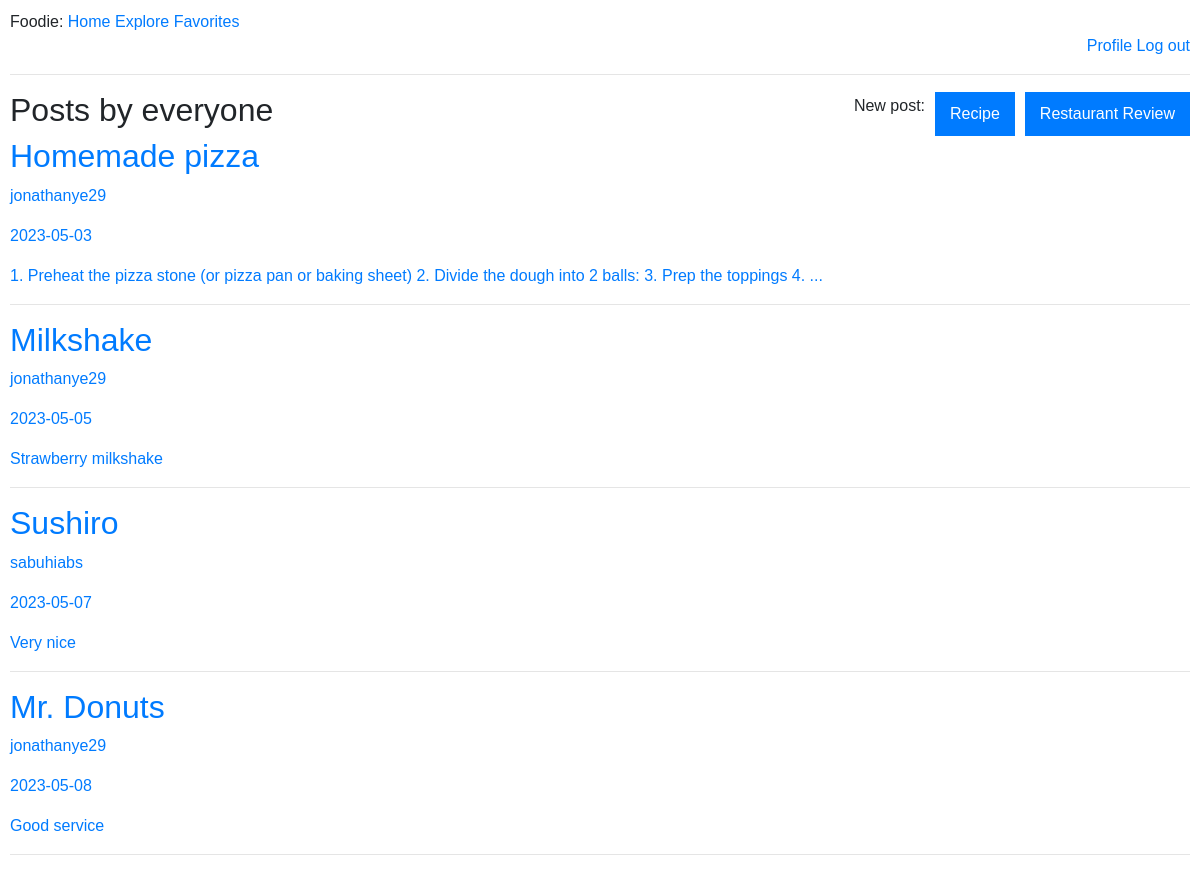
The app's page /explore (signed in) with its own data.
### tables this page shows
CREATE TABLE recipes(
        id INTEGER PRIMARY KEY,
        title VARCHAR(100),
        timestamp TEXT,
        content TEXT,
        ingredients TEXT,
        user_id INTEGER,
        FOREIGN KEY (user_id) REFERENCES users(id) on delete cascade
    );

CREATE TABLE users (
        id INTEGER PRIMARY KEY,
        name TEXT,
        surname TEXT,
        country TEXT,
        username TEXT,
        email TEXT,
        password TEXT
    );

CREATE TABLE reviews(
        id INTEGER PRIMARY KEY,
        name VARCHAR(100),
        timestamp TEXT,
        stars INTEGER,
        content TEXT,
        location TEXT,
        user_id INTEGER,
        FOREIGN KEY (user_id) REFERENCES users(id) on delete cascade
    );

### app.py (the view)
@app.route('/explore', methods=['GET', 'POST'])
@token_required
def explore():
    data = jwt.decode(session['token'], token_key, algorithms=['HS256'])
    user_id_title = data['user_id']
    db = database_worker('social_net.db')
    query = f"SELECT * from users where id={user_id_title}"
    user = db.search(query=query)
    if user:
        query_posts = f"SELECT title, user_id, DATE(timestamp), content, id, user_id from recipes"
        query_reviews = f"SELECT name, user_id, DATE(timestamp), content, id, user_id from reviews"
        posts = db.search(query=query_posts)
        reviews = db.search(query=query_reviews)
        for i in range(len(posts)):
            for j in range(len(posts[i])):
                if j == 1:
                    user_id = posts[i][j]
                    query_user = f"SELECT username from users where id={user_id}"
                    username = db.search(query=query_user)
                    posts[i] = list(posts[i])
                    posts[i][j] = username[0][0]
                    posts[i] = tuple(posts[i])
        for i in range(len(reviews)):
            for j in range(len(reviews[i])):
                if j == 1:
                    reviews = list(reviews)
                    user_id = reviews[i][j]
                    query_username = f"SELECT username from users where id={user_id}"
                    username = db.search(query=query_username)
                    reviews[i] = list(reviews[i])
                    reviews[i][j] = username[0][0]
        return render_template('explore.html', title='Explore', user=user, posts=posts,
                               login=True, admin=user_id_title, reviews=reviews)
    return render_template('explore.html', title='Explore', login=True, admin=user_id_title)

### app.py (called while the page is built)
def token_required(f):
    @wraps(f)
    def decorated(*args, **kwargs):
        if 'token' not in session:
            print("No token")
            return redirect(url_for('login'))
        try:
            print("Decoding token")
            data = jwt.decode(session['token'], token_key, algorithms=['HS256'])
        except:
            print("Wrong Token")
            return redirect(url_for('login'))
        return f(*args, **kwargs)
    return decorated

### my_lib.py (called while the page is built)
    def search(self, query):
        result = self.cursor.execute(query).fetchall()
        return result

### templates/explore.html (shortened to what this page needs)
{% extends "base.html" %}
{% block content %}
    <div class="post-options-container">
        <h2>Posts by everyone</h2>
        <div class="post-options-container">
            <p>New post:</p>
            <a href="new-recipe"><button class="new-post-btn">Recipe</button></a>
            <a href="new-review.html"><button class="new-post-btn">Restaurant Review</button></a>
        </div>
    </div>
    {% for post in posts %}
    <a href="{{ url_for('recipe_page', post_id=post[4]) }}">
    <div class="post">
        <h2 class="post-title">{{ post[0]}}</h2>
        <p class="post-author">{{ post[1]}}</p>
        <p class="post-date">{{ post[2]}}</p>
        <p class="post-content">{{ post[3] }}</p>
    </div>
    </a>
    <hr>
    {% endfor %}
    {% for review in reviews %}
    <a href="{{ url_for('review', id=review[4]) }}">
    <div class="post">
        <h2 class="post-title">{{ review[0]}}</h2>
        <p class="post-author">{{ review[1]}}</p>
        <p class="post-date">{{ review[2]}}</p>
        <p class="post-content">{{ review[3] }}</p>
    </div>
    <hr>
    {% endfor %}
{% endblock %}

### static/registration.css (style rules this page uses)
body, button, input, select, textarea, h1, h2, h3, h4, h5, h6, p, span, div, a { font-family: Arial, sans-serif; }

### static/my_style.css (style rules this page uses)
body, button, input, select, textarea, h1, h2, h3, h4, h5, h6, p, span, div, a { font-family: Arial, sans-serif; }
body { margin: 10px; }
.post-options-container { display: flex; flex-direction: row; justify-content: space-between; align-items: center; }
.new-post-btn { display: flex; align-items: center; padding: 10px 15px; background-color: #007bff; color: #fff; border: none; margin-left: 10px; }

### records on screen
recipes: title "Homemade pizza", content "1. Preheat the pizza stone (or pizza pan or baking sheet) 2. Divide the dough into 2 balls: 3. Prep the toppings 4. ..."
users: username "jonathanye29" "jonathanye29", username "jonathanye29"
recipes: title "Milkshake", content "Strawberry milkshake"
reviews: name "Sushiro", content "Very nice"
users: username "sabuhiabs"
reviews: name "Mr. Donuts", content "Good service"

### other values on screen
{{ post[2] }} "2023-05-03" "2023-05-05"
{{ review[2] }} "2023-05-07" "2023-05-08"
